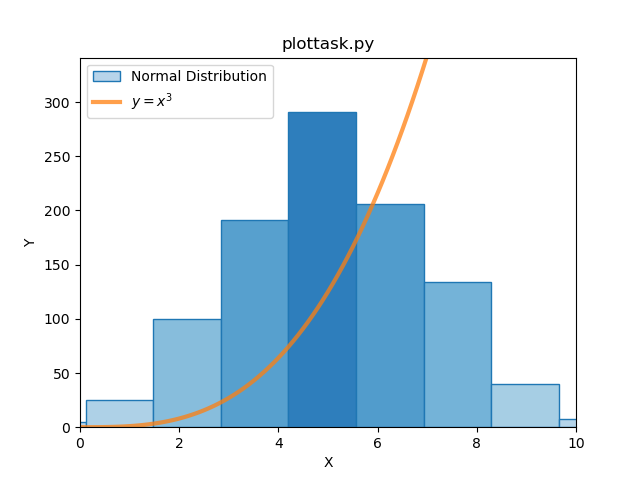

Reproduce this figure in Python.
# plottask.py
# Author: Céaman Collins
# A script that generates a plot with a histogram and a line.

# imports

import numpy as np
import matplotlib.pyplot as plt
from matplotlib import colors

# initialising random number generation
# https://numpy.org/doc/stable/reference/random/generator.html
# I used this documentation page to understand what was meant by random.Generator
# in the contained documentation and to examine the examples to see how it should
# be implemented

random_numbers = np.random.default_rng().normal(loc=5,scale=2, size=1000)

# creating figure

fig, ax = plt.subplots()

# https://www.geeksforgeeks.org/plotting-histogram-in-python-using-matplotlib/
# This resource contained the customisation of histogram colours according to height.
# I appropriated some code from the 'Customized Histogram with Watermark' section.

# creating histogram and assigning result to variables

n, bins, patches = ax.hist(random_numbers,label='Normal Distribution', bins=9)

# setting edge colour to black for each bin

for patch in patches:
    patch.set_edgecolor('tab:blue')

# getting fractions of the maximum for each bin

fracs = n/n.max()

# normalising the fractions and mapping them 
# linearly to values from 0 to 1

norm = colors.Normalize(fracs.min(), fracs.max())

# using the normalisation to give each bin a colour chosen from
# a colour map according to its relative height
# slightly adjusted to use a smaller section of the colour map
# for paler colours

for frac, patch in zip(fracs, patches):
    colour = plt.cm.Blues(norm(frac)*0.4+0.3)
    patch.set_facecolor(colour)

# generating numbers for use

x = np.arange(0,10,0.1)

# setting y variable as the cube of x

y = x ** 3

# line plot based on x and y values set above
# setting label for line, adjusting line width (lw)
# and making the line slightly transparent

ax.plot(x,y,label='$y=x^3$',lw=3,alpha=0.75)

# setting x bound for axis taking n from histogram plot

ax.set_xbound(0,10)
ax.set_ybound(0,n.max()+50)

# setting title and axes labels

ax.set_title('plottask.py')
ax.set_xlabel('X')
ax.set_ylabel('Y')
ax.set_xticks([1,3,5,7,9])

# adding a legend

plt.legend()

# save figure as png file

plt.savefig('./pands-weekly-tasks/plottask.png')

# show figure

plt.show()